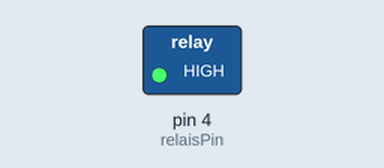
The sketch below on a simulated Arduino Uno, built with avr-gcc and run on an emulated ATmega328P. Shown: switched loads named in the sketch (green lamp = pin HIGH). Dashed ring = blinking.

Above: at 0.5 s.
Timing chart, 0 to 4.6 s (numbered marks = the images above):
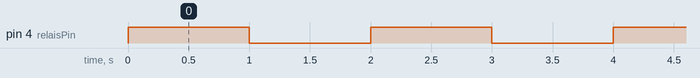

Measured:
- by itself, pin 4 (relaisPin): alternates HIGH for 1.0 s and LOW for 1.0 s

The sketch:

Exercice12.ino
```cpp
// Broche pour piloter le relais
const int relaisPin = 4;

void setup() {
  // Configurer la broche relais comme une sortie
  pinMode(relaisPin, OUTPUT);
}

void loop() {
  // Activer le relais (LED allumée)
  digitalWrite(relaisPin, HIGH);
  delay(1000); // Attendre 1 seconde

  // Désactiver le relais (LED éteinte)
  digitalWrite(relaisPin, LOW);
  delay(1000); // Attendre 1 seconde
}
```
